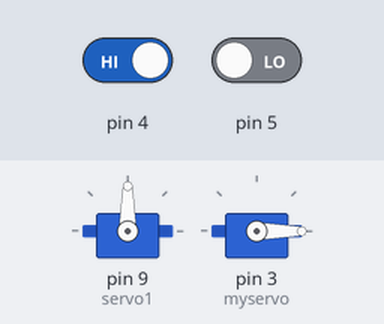
This sketch was run on a simulated Arduino Uno, built with avr-gcc and run on an emulated ATmega328P. Parts: 2 × servo. The inputs (shaded band) are chosen by the test bench; at power-on: pin 4 HIGH, pin 5 LOW.

Above: at 1.2 s.
1.3 s: pin 4 driven LOW and pin 5 driven HIGH
At 3.05 s:
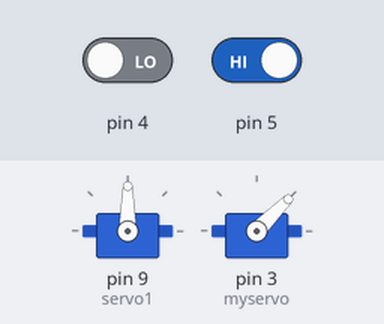
4.3 s: pin 4 driven HIGH
At 4.3 s:
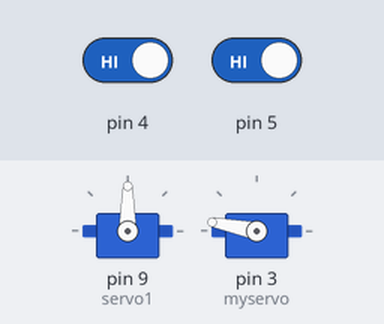
5.8 s: pin 5 driven LOW
At 6.25 s:
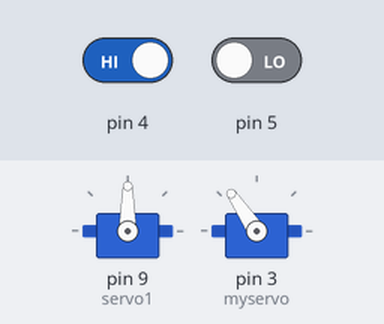
8.8 s: pin 4 driven LOW and pin 5 driven HIGH
At 10.86 s:
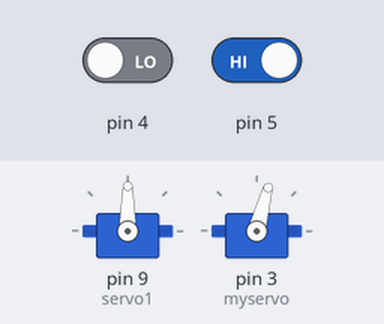
Timing chart, 0 to 13.4 s (numbered marks = the images above; inputs shaded):
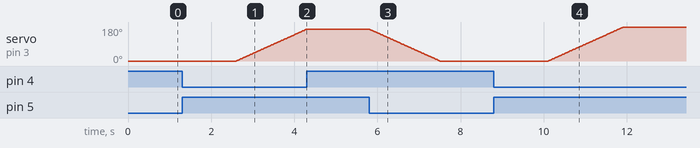

Measured:
- after the input at 1.3 s, servo on pin 3 (myservo): moves from 0° to 169° over 1.7 s, starting after 1.3 s
- after the input at 4.3 s, servo on pin 3 (myservo): stays 169° (without the input it goes to 171° after 0.02 s)
- after the input at 5.8 s, servo on pin 3 (myservo): moves from 169° to 0° over 1.7 s, starting at once
- after the input at 8.8 s, servo on pin 3 (myservo): moves from 0° to 180° over 1.8 s, starting after 1.3 s

The sketch:

motore.ino
```cpp
#include <SoftwareSerial.h>
#include <Servo.h>
Servo servo1;

Servo myservo;
int Button_Sx;
int Button_Dx;
int Posizione_Servo=0;

void setup() {
  servo1.attach(9);
  myservo.attach(3);
  pinMode(4, INPUT);
  pinMode(5, INPUT);
  myservo.write(Posizione_Servo);
}

void loop() {
  Button_Sx = digitalRead(4);
  Button_Dx = digitalRead(5);
  if(Button_Sx != Button_Dx){
    if(Button_Sx == HIGH){
      Posizione_Servo = --Posizione_Servo;
    }
    if(Button_Dx == HIGH){
      Posizione_Servo = ++Posizione_Servo;
    }
    myservo.write(Posizione_Servo);
    delay(10);
  }
}
```
